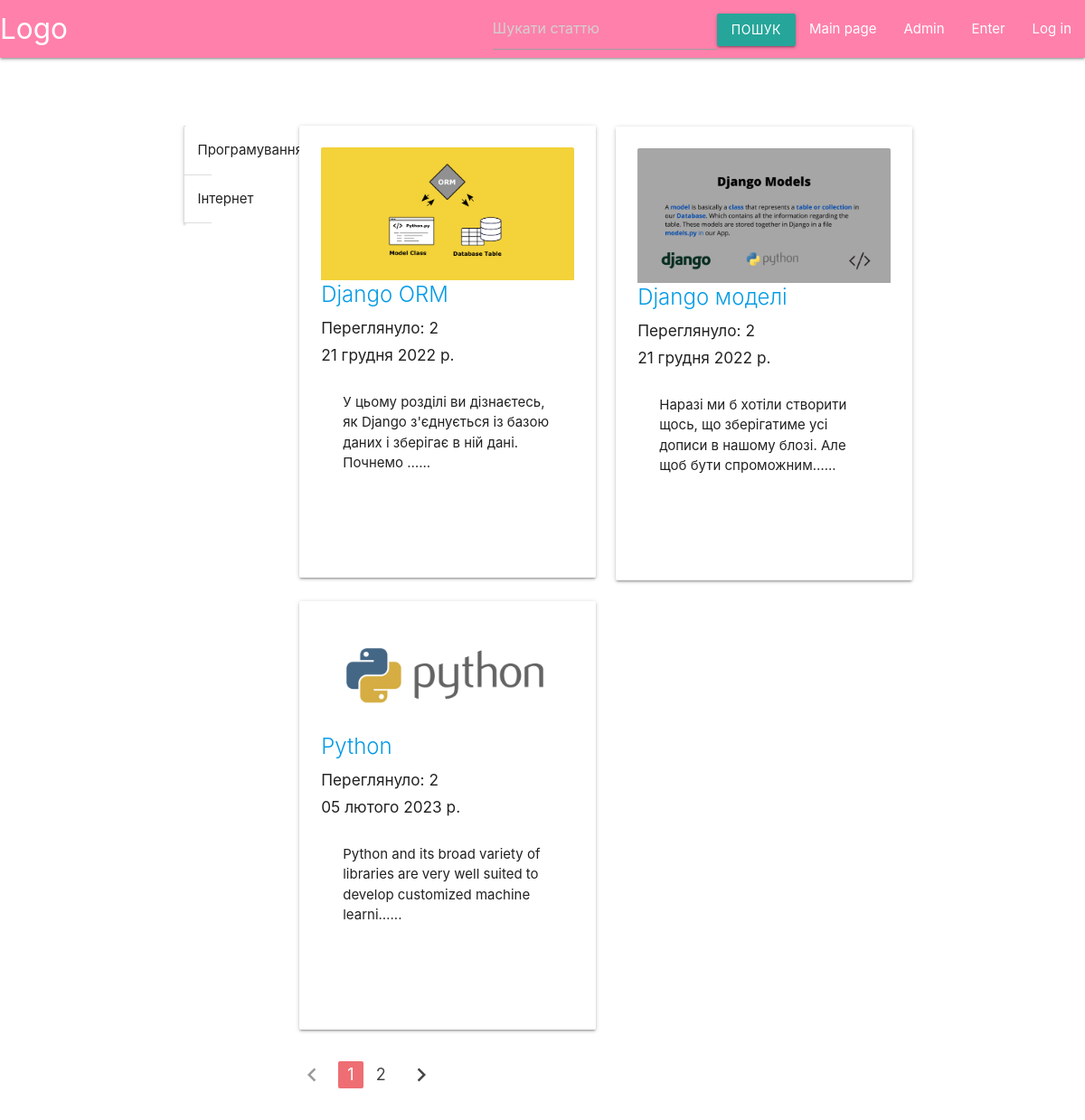
The page / on the database its author committed.
### blog/models.py (models this page shows, shortened)
class Category(models.Model):
    name = models.CharField(max_length=80)
    info = models.TextField(blank=True)
    category_slug = models.CharField(max_length=80, default="category_main")
    img = models.ImageField(upload_to='blog/static/img/categories',
                            height_field=None,
                            width_field=None,
                            verbose_name="Зображення категорії",
                            default='default.jpg')
    class Meta:
        verbose_name_plural = "Категорії"

class Post(models.Model):
    title = models.CharField(max_length=100) #CharField - тип для короткого тексту
    text = models.TextField() #для зберігання тексту
    created_at = models.DateField(default=timezone.now) #час коли таблиця створена
    post_slug = models.CharField(max_length=80, default="default_post") #коротка назва поста для url
    img = models.ImageField(default = 'blog/static/img/default.jpeg',
                            upload_to='blog/static/img',
                            height_field=None, width_field=None,
                            max_length=200,
                            verbose_name="Картинка для поста") #поле для зображення
    views_number = models.ManyToManyField(User, related_name="views_rating", blank=True)
    likes = models.ManyToManyField(User, related_name="post_likes", blank=True)
    saving =  models.ManyToManyField(User, related_name="post_savings", blank=True)
    category = models.ForeignKey(Category, default=1,
                                 on_delete=models.SET_DEFAULT,
                                 verbose_name="Категорія")
    def get_views_number(self):
        return self.views_number.count()

### blog/views.py (the view)
# urls.py: path(r'', views.blog_main),
def blog_main(request, *args):
    page = request.GET.get('page')
    posts = Post.objects.all()
    sidebar = Category.objects.all()
    paginator = Paginator(posts, 3) #кількість постів, що відображаються на сторінці
    try:
        data_page = paginator.page(page)
    except PageNotAnInteger:
        data_page = paginator.page(1)
    except EmptyPage:
        data_page = paginator.page(paginator.num_pages)
    data_dict = {
        "posts": data_page,
        "sidebar": sidebar,
    }
    return render(request, 'blog_main.html', data_dict)#запит, адреса, словник із даними

### blog/templates/blog_main.html (shortened to what this page needs)
{% extends 'navbar.html' %}
    {% block content %}
    <div class = "container">
        <br><br><br>
        {% if posts %}
            <div class = "row">
                    {% for post in posts %}
                    {% if forloop.first %}
                    <div class = "col s2 l l2">
                        {% include "sidebar.html" %}
                    </div>
                    <div class = "col s10 l l5">
                {% else %}
                        {% if forloop.counter|divisibleby:2 %}
                            <div class = "col s2">
                            </div>
                            <div class = "col s10 l l5">
                        {% else %}
                            <div class = "col s10 l l5 offset-s6 offset-l2">
                        {% endif %}
                {% endif %}
                        <div class="card hoverable">
                            <div class="card-content">
                                <div class="card-image">
                                    <img class = "center-align responsive-img"
                                    src="/{{ post.img }}">
                                </div>
                                <span class="card-title">
                                    <a href="/{{ post.post_slug }}">{{ post.title }}</a>
                                    </span>
                                <h6>Переглянуло: {{ post.get_views_number }}</h6>
                                <h6>{{ post.created_at }}</h6>
                                <div class="card-content">{{ post.text|truncatechars:100 }}...</div>
                                <br><br><br>
                            </div>
                        </div>
                    </div>
                {% endfor %}
            </div>
            <div class="row">
                <div class = "col s2">
                </div>
                <ul class="pagination">
                    {% if posts.has_previous %}
                        <li class="waves-effect"><a href="?page={{ posts.previous_page_number }}"><i class="material-icons">chevron_left</i></a></li>
                    {% else %}
                        <li class="disabled"><a href=""><i class="material-icons">chevron_left</i></a></li>
                    {% endif %}
                    {% for num in posts.paginator.page_range %}
                        {% if posts.number == num %}
                            <li class="active"><a href="">{{num}}</a></li>
                        {% else %}
                            <li class="waves-effect"><a href="?page={{ num }}">{{num}}</a></li>
                        {% endif %}
                    {% endfor %}
                    {% if posts.has_next %}
                        <li class="waves-effect"><a href="?page={{ posts.next_page_number }}"><i class="material-icons">chevron_right</i></a></li>
                    {% else %}
                        <li class="disabled"><a href=""><i class="material-icons">chevron_right</i></a></li>
                    {% endif %}
                </ul>
            </div>
        {% endif %}
    </div>
    {% endblock %}

### blog/templates/sidebar.html (shortened to what this page needs)
<div class="col s12 l2 m2 ">
    <ul class="collapsible ">
        {% for cat in sidebar %}
            <li>
                <div class="collapsible-header">{{cat.name}}</div>
            </li>
        {% endfor %}
    </ul>
</div>

### rows shown on the page
Post: img (picture), title "Django ORM", get_views_number "2", created_at "21 грудня 2022 р.", text "У цьому розділі ви дізнаєтесь, як Django з'єднується із базою даних і зберігає в ній дані. Почнемо …"
Category: name "Програмування"
Category: name "Інтернет"
Post: img (picture), title "Django моделі", get_views_number "2", created_at "21 грудня 2022 р.", text "Наразі ми б хотіли створити щось, що зберігатиме усі дописи в нашому блозі. Але щоб бути спроможним…"
Post: img (placeholder picture), title "Python", get_views_number "2", created_at "05 лютого 2023 р.", text "Python and its broad variety of libraries are very well suited to develop customized machine learni…"

### other values the page prints
{{ num }} "1"
{{ num }} "2"
